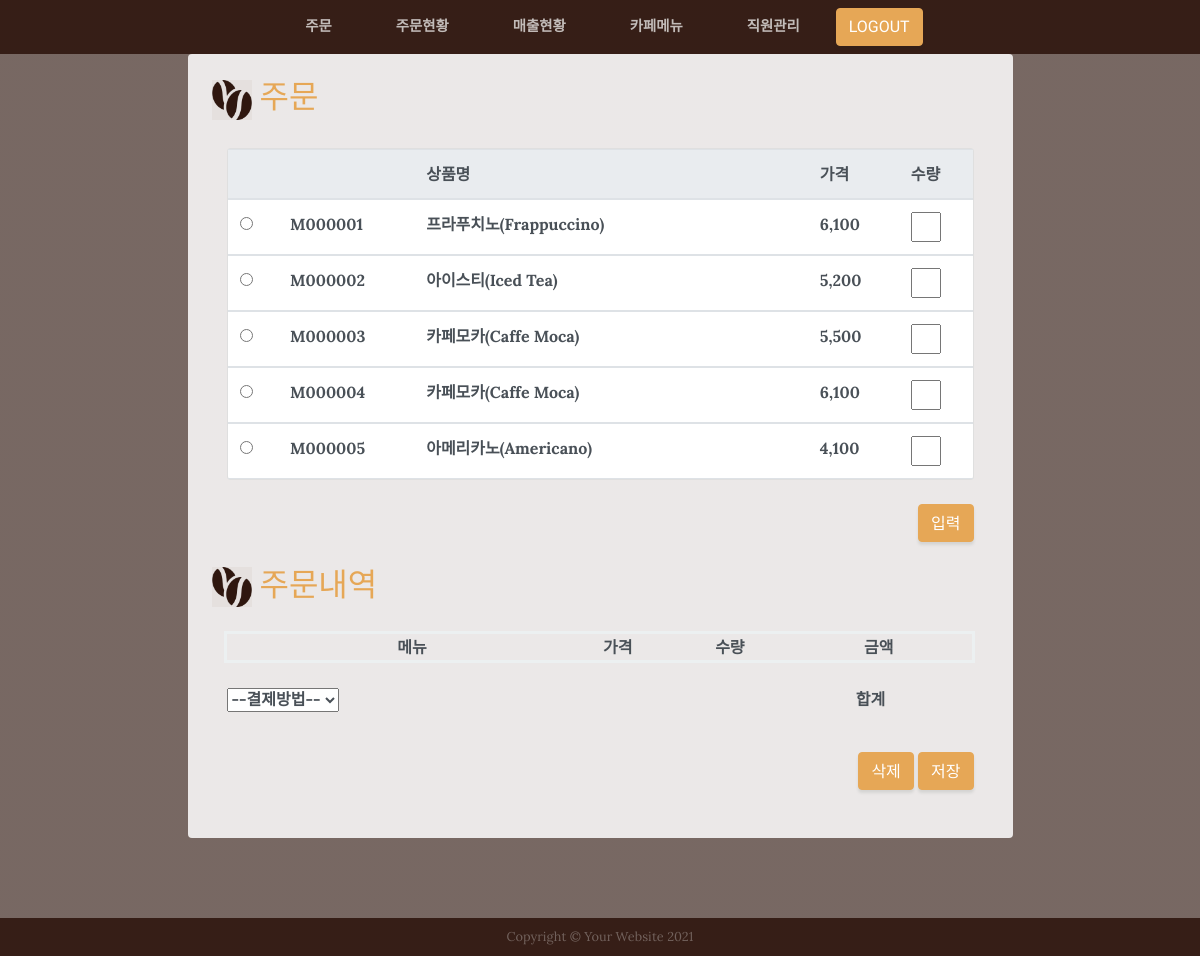
/order/, run on an earlier commit of the app's database.
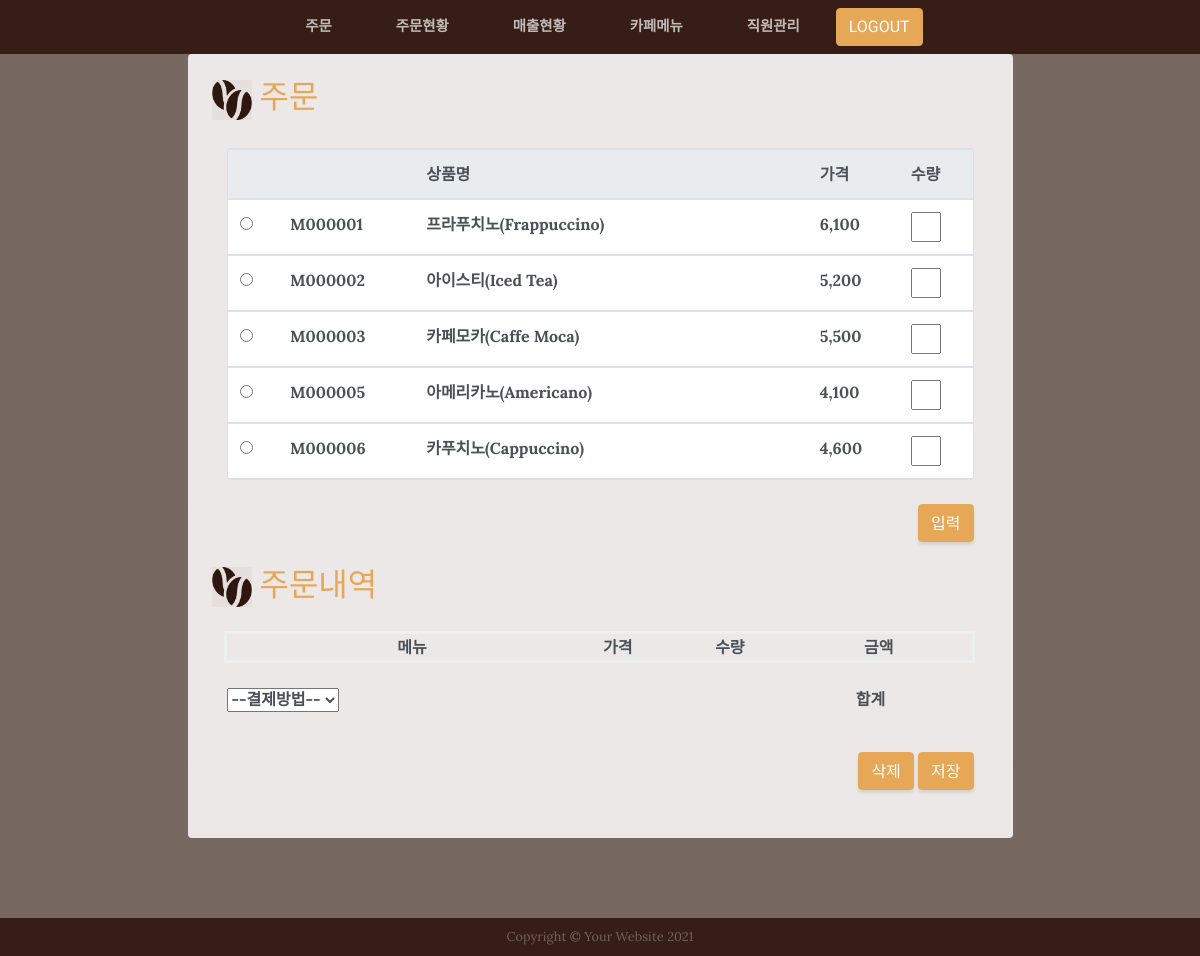
And on a later commit of the database.
### mapleApp/models.py (models this page shows, shortened)
class Menu(models.Model):
    menuid = models.CharField(max_length=20, primary_key=True,verbose_name='메뉴아이디')
    menuname = models.CharField(max_length=100,verbose_name='메뉴명')
    price = models.IntegerField(verbose_name='가격')
    class Meta:
        db_table = 'm_menu' #테이블명

### mapleApp/views.py (the view)
# urls.py: path('order/', views.order, name='order'),
def order(request):
    menus = Menu.objects.all()
    context = {'menus': menus}
    return render(request, 'order.html', context)

### maple/mapleApp/templates/order.html (shortened to what this page needs)
<!DOCTYPE html>
{% load static%}
{% load humanize %}
{% include 'header.html' %}
<html lang="en">
<head>
  <link href="{% static 'vendor/bootstrap/css/bootstrap.min.css'%}" rel="stylesheet">
  <link href="{% static 'css/business-casual.min.css'  %}" rel="stylesheet">
</head>
  <section class="page-section about-heading">
    <div class="container">
      <div class="about-heading-content">
        <div class="row">
          <div class="col-xl-9 col-lg-10 mx-auto">
            <div class="bg-faded rounded p-4">
              <h2 class="section-heading mb-1">
                <img  src="{% static 'img/cafe_icon3.png'%}" width="40" height="40">
                <span class="text-uppercase text-primary"> 주문 </span>
              </h2>
              <br>
{%if menus %}
              <div class="container d-flex justify-content-center mt-50 mb-50">
                <div class="card w-100">
                  <div class="table-responsive">
                    <div style="width:100%; height:330px; overflow:auto ">
                    <table class="table table-hover ">
                      <thead class="thead-light">
                        <tr>
                          <th> </th>
                          <th scope="col"></th>
                          <th scope="col">상품명</th>
                          <th scope="col">가격</th>
                          <th scope="col">수량</th>
                        </tr>
                      </thead>
{%  for menu in  menus   %}
                      <tbody>
                        <tr>
                          <td> <input  type="radio" name="radioValue" value="{{menu.menuid}}"> </td>
                          <td id="mId_{{menu.menuid}}" >{{menu.menuid}}</td>
                          <td id="mName_{{menu.menuid}}" >{{menu.menuname}}</td>
                          <td id="mPrice_{{menu.menuid}}">{{menu.price | intcomma }}</td>
                          <td class="pValue" id="pValue_{{menu.menuid}}">
                              <input class="pValueInput" id="pValueInput_{{menu.menuid}}" type="text"  placeholder="" />
                          </td>
                        </tr>
{%    endfor    %}
                      </tbody>
                    </table>
                    </div>
                  </div>
                </div>
              </div>
 {% else %}
       <p>  데이터가 존재하지 않습니다. </p>
 {% endif %}
              <br>
              <div class="intro-button" align="right">
                <button type="submit" class="btn btn-primary" id="inputBtn2">입력</button>
              </div>
              <h2 class="section-heading mb-4">
                <img  src="{% static 'img/cafe_icon3.png'%}" width="40" height="40">
                <span class="text-uppercase text-primary" > 주문내역 </span>
              </h2>
              <section class="content">
                <div class="row">
                  <div class="col-md-12">
                    <div class="box box-primary">
                      <form id="regForm"  method="post">
                        <div class="box-body">
                          <div class="form-group">
                            <table class="list-table">
                                <colgroup>
                                    <col width="5%">
                                    <col width="40%">
                                    <col width="15%">
                                    <col width="15%">
                                    <col width="25%">
                                </colgroup>
                                <thead>
                                    <tr>
                                        <th></th>
                                        <th>메뉴</th>
                                        <th>가격</th>
                                        <th>수량</th>
                                        <th>금액</th>
                                    </tr>
                                </thead>
                            </table>
                            <br>
                            <div class="btn-box">
                                <select name="payment" id="payment" >
                                    <option value="">--결제방법--</option>
                                </select>
                                <div class="amount">
                                    <span>합계</span>
                                </div>
                            </div>
                          </div>
                        </div>
                      </form>
                    </div>
                  </div>
                </div>
              </section>
              <br>
              <div class="intro-button" align="right">
                <button type="submit" class="btn btn-primary" id="delBtn2">삭제</button>
                <button type="submit" class="btn btn-primary" id="saveBtn3">저장</button>
              </div>
              <br>
            </div>
          </div>
        </div>
      </div>
    </div>
  </section>
{% include 'footer.html' %}

### maple/mapleApp/templates/header.html (shortened to what this page needs)
<!DOCTYPE html>
{% load static%}
<html lang="en">
<head>
  <link href="{% static 'vendor/bootstrap/css/bootstrap.min.css'%}" rel="stylesheet">
  <link href="{% static 'css/business-casual.min.css'  %}" rel="stylesheet">
</head>
<body>
  <nav class="navbar navbar-expand-lg navbar-dark py-lg-2" id="mainNav">
    <div class="container">
      <div class="collapse navbar-collapse" id="navbarResponsive">
        <ul class="navbar-nav mx-auto">
          <li class="nav-item px-lg-4">
            <a class="nav-link text-uppercase text-expanded" href="../order">주문</a>
          </li>
          <li class="nav-item px-lg-4">
            <a class="nav-link text-uppercase text-expanded" href="../order_list">주문현황</a>
          </li>
          <li class="nav-item px-lg-4">
            <a class="nav-link text-uppercase text-expanded" href="../salesStatus">매출현황</a>
          </li>
          <li class="nav-item px-lg-4">
            <a class="nav-link text-uppercase text-expanded" href="../menu">카페메뉴</a>
          </li>
          <li class="nav-item px-lg-4">
            <a class="nav-link text-uppercase text-expanded" href="../staff">직원관리</a>
          </li>
          <li class="nav-item px-lg-1">
            <a class="btn btn-primary btn-s" href="{% url 'logout' %}" >LOGOUT</a>
          </li>
        </ul>
      </div>
    </div>
  </nav>

### maple/mapleApp/templates/footer.html (shortened to what this page needs)
{% load static%}
  <footer class="footer text-faded text-center py-2">
    <div class="container">
      <p class="m-0 small">Copyright &copy; Your Website 2021</p>
    </div>
  </footer>
</body>
</html>

### maple/mapleApp/templates/order.html (style rules this page uses)
.pValueInput { width : 30px; }
.list-table { width : 751px; text-align : center ; border: solid 3px #ecf0f1; margin-left : 12px ; font-weight : bold; font-family: Lora; color : #495057 ; }
#inputBtn2 { margin-right : 15px ; }
#saveBtn3 { margin-right : 15px ; }
.amount { display : inline; margin-left : 513px; font-weight : bold; font-family: Lora; color : #495057 ; }
#payment { margin-left : 15px; font-weight : bold; font-family: Lora; color : #495057 ; }
tbody { font-weight : bold; color : #495057 ; }

What changed in the data, as far as the page shows it:
removed Menu: menuid "M000004", menuname "카페모카(Caffe Moca)", price "6,100"
now on this page (row unchanged): Menu: menuid "M000006", menuname "카푸치노(Cappuccino)", price "4,600"
